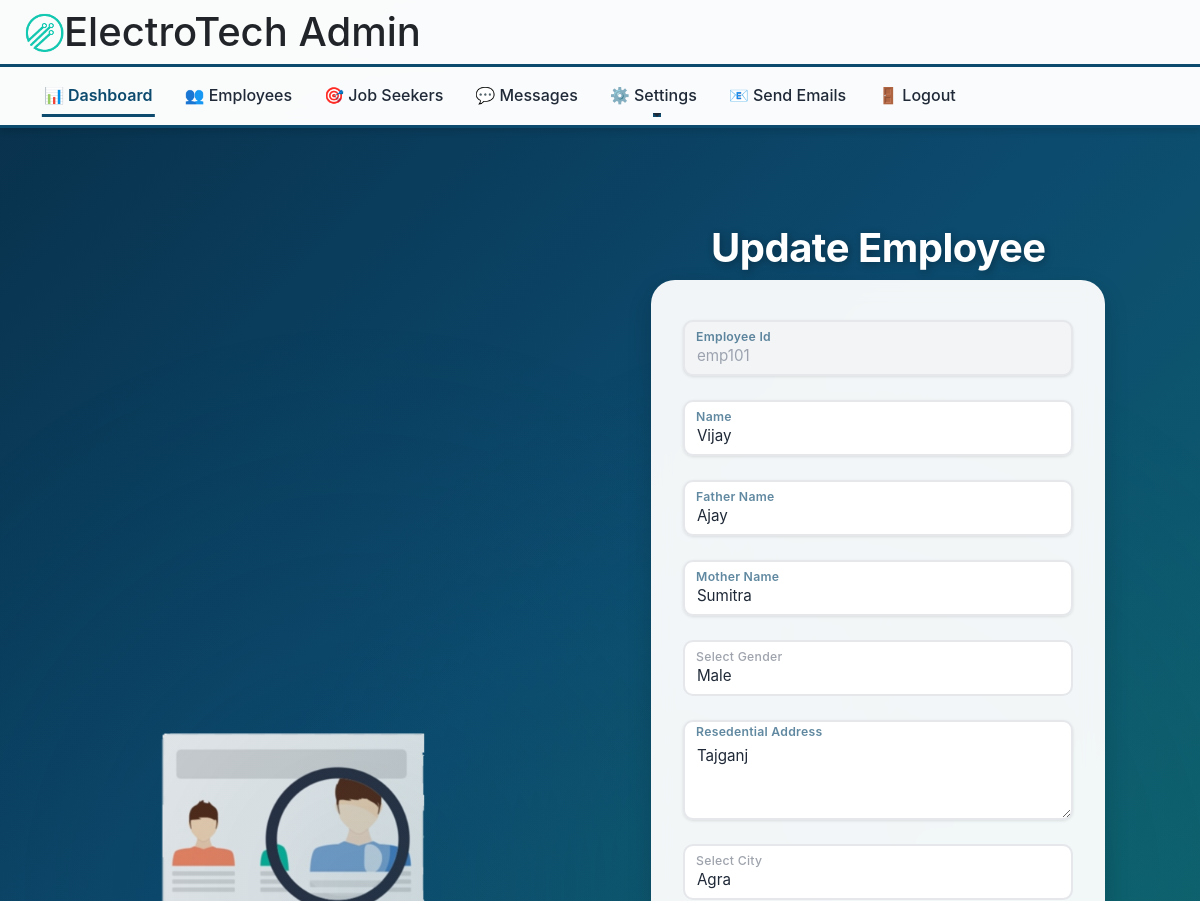
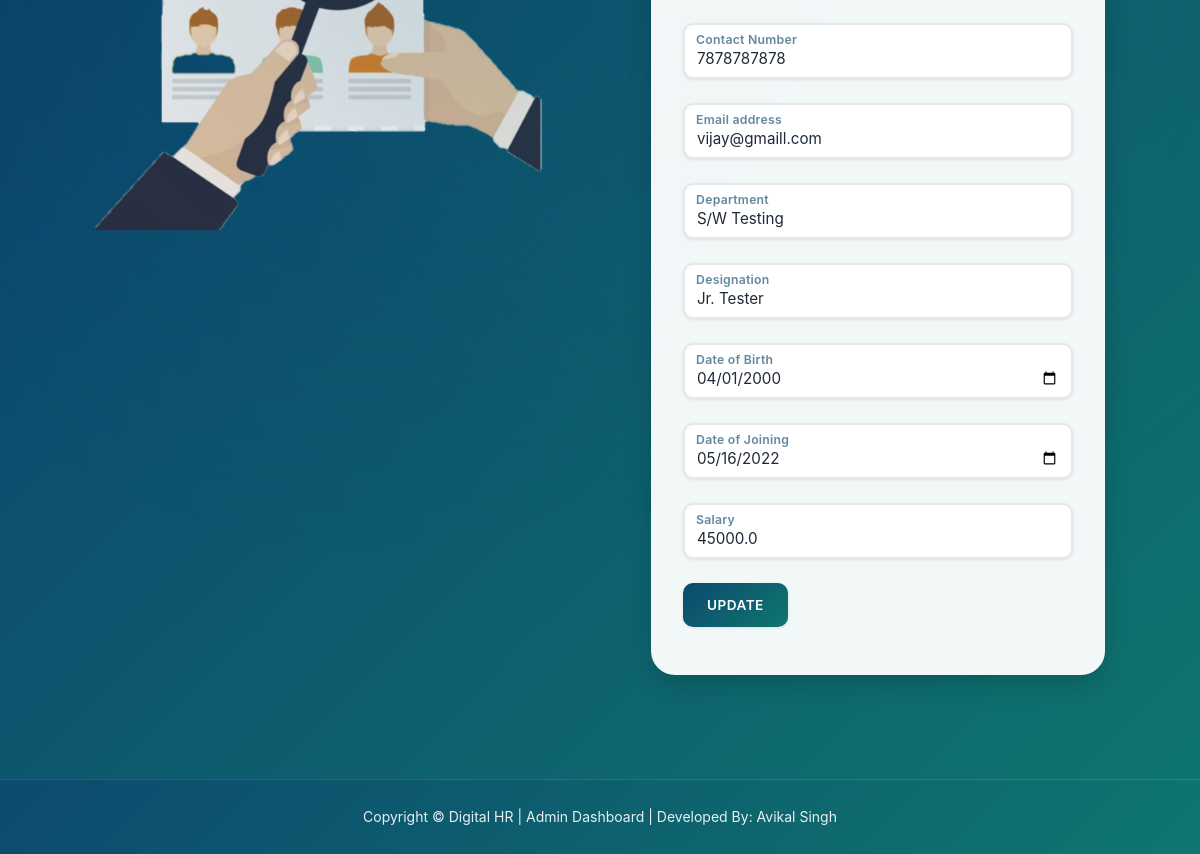
Screenshot of /update_emp?empid=emp101 (signed in) with the database file from the repository (2 pictures, top to bottom).
### home/models.py (models this page shows, shortened)
class Employee(models.Model):
    empid = models.CharField(max_length=10, primary_key=True)
    name = models.CharField(max_length=122)
    fname = models.CharField(max_length=122)
    mname = models.CharField(max_length=122)
    gender = models.CharField(max_length=122)
    address = models.TextField()
    city = models.CharField(max_length=122)
    contactno = models.IntegerField()
    email = models.EmailField(max_length=122)
    department = models.CharField(max_length=122)
    designation = models.CharField(max_length=122)
    dob = models.DateField()
    doj = models.DateField()
    salary = models.FloatField()

### home/views.py (the view, shortened to what this page needs)
# urls.py: path("update_emp", views.update_emp, name = 'update_emp'),
def update_emp(request):
    if request.user.is_anonymous:
        return redirect("admin_login")
    emp_id = request.GET.get('empid')
    employee = Employee.objects.get(empid=emp_id)
    cities = City.objects.all()
    return render(request, 'admin_zone/update_emp.html', {'employee':employee, 'cities': cities})

### templates/admin_zone/update_emp.html (shortened to what this page needs)
{% extends 'admin_zone/admin_home.html' %}
{% block body %}
<div style="display: flex; justify-content: space-around">
    <div style="padding: 8% 0% 0% 2%">
      <img src="../static/images/job_admin.png" height=400px weight=400px>
    </div>
    <div class="form-container mx-4 my-4" style="width: 40%">
        <h1 style="text-align: center" id="title">Update Employee</h1>
        <form method="POST" action="\update_emp?empid={{employee.empid}}">
            <div class="form-floating my-2 ">
                <input disabled type="text" value="{{employee.empid}}" class="form-control" id="floatingInput" placeholder="employee id" name="empid" required>
                <label for="floatingInput">Employee Id</label>
            </div>
            <div class="form-floating my-2 ">
                <input type="text" value="{{employee.name}}" class="form-control" id="floatingInput" placeholder="name" name="name" required>
                <label for="floatingInput">Name</label>
            </div>
            <div class="form-floating my-2 ">
                <input type="text"  value="{{employee.fname}}" class="form-control" id="floatingInput" placeholder="father name" name="fname" required>
                <label for="floatingInput">Father Name</label>
            </div>
            <div class="form-floating my-2 ">
                <input type="text"  value="{{employee.mname}}" class="form-control" id="floatingInput" placeholder="mother name" name="mname" required>
                <label for="floatingInput">Mother Name</label>
            </div>
            <div class="form-floating">
                <select class="form-select" id="floatingSelect" aria-label="Floating label select example" name="gender" required>
                <option selected>{{employee.gender}}</option>
                </select>
                <label for="floatingSelect">Select Gender</label>
            </div>
            <div class="form-floating my-2">
                <textarea class="form-control" placeholder="Enter Your Address here" id="floatingTextarea2" style="height: 100px" name="address" required>{{employee.address}}</textarea>
                <label for="floatingTextarea2">Resedential Address</label>
            </div>
            <div class="form-floating">
                <select class="form-select" id="floatingSelect" aria-label="Floating label select example" name="city" required>
                <option selected>{{employee.city}}</option>
                </select>
                <label for="floatingSelect">Select City</label>
            </div>
            <div class="form-floating my-2 ">
                <input type="phone" class="form-control"  value="{{employee.contactno}}" id="floatingInput" name="contactno" placeholder="phone number" required>
                <label for="floatingInput">Contact Number</label>
            </div>
            <div class="form-floating my-2 ">
                <input type="email"  value="{{employee.email}}" class="form-control" id="floatingInput" name="email" placeholder="name@example.com" required>
                <label for="floatingInput">Email address</label>
            </div>
            <div class="form-floating my-2 ">
                <input type="text" class="form-control" value="{{employee.department}}" id="floatingInput" placeholder="department name" name="department" required>
                <label for="floatingInput">Department</label>
            </div>
            <div class="form-floating my-2 ">
                <input type="text" class="form-control" value="{{employee.designation}}" id="floatingInput" placeholder="Designation" name="designation" required>
                <label for="floatingInput">Designation</label>
            </div>
            <div class="form-floating my-2 ">
                <input type="date" class="form-control" value="{{employee.dob|date:"Y-m-d"}}" id="floatingInput" placeholder="dob" name="dob" required/>
                <label for="floatingInput">Date of Birth</label>
            </div>
            <div class="form-floating my-2 ">
                <input type="date" class="form-control" value="{{employee.doj|date:"Y-m-d"}}" id="floatingInput" placeholder="doj" name="doj" required>
                <label for="floatingInput">Date of Joining</label>
            </div>
            <div class="form-floating my-2 ">
                <input type="text" class="form-control" value="{{employee.salary}}" id="floatingInput" placeholder="Salary" name="salary" required>
                <label for="floatingInput">Salary</label>
            </div>
            <div class="col-auto">
            <button type="submit" class="btn btn-primary mb-3">Update</button>
            </div>
        </form>
    </div>
</div>
{% endblock body %}

### rows the page displays
Employee: empid "emp101", name "Vijay", fname "Ajay", mname "Sumitra", gender "Male", address "Tajganj", city "Agra", contactno "7878787878", email "vijay@gmaill.com", department "S/W Testing", designation "Jr. Tester", dob "04/01/2000", doj "05/16/2022", salary "45000.0"
